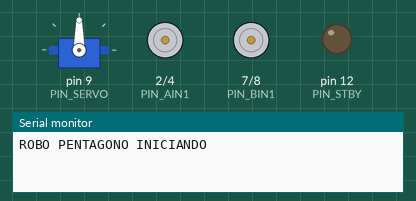
Simulated run of this sketch. Board: Arduino Uno, built with avr-gcc and run on an emulated ATmega328P. Parts: servo, motor-driver pin pairs drawn as motors (green arrow = first pin HIGH = forward, orange = second pin HIGH = backward, longer = more drive, scaled by the enable pin, stopped while the standby pin is LOW), output pins drawn as LEDs (lit = HIGH), the last lines printed to the serial monitor.

Above: at 0.1 s.
At 3.5 s:
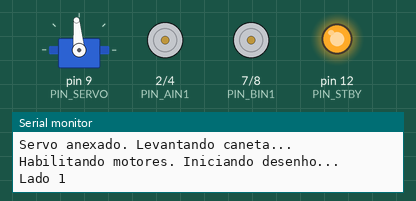
At 5.5 s:
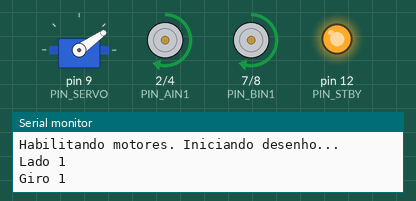
At 7.7 s:
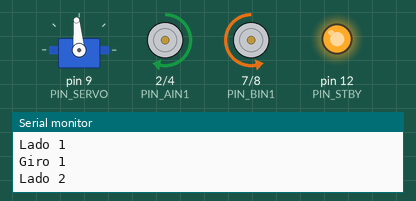
At 14.5 s:
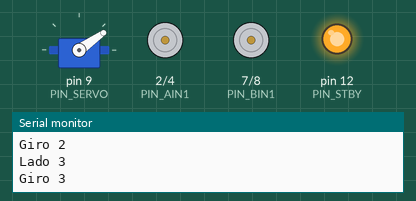
At 26.3 s:
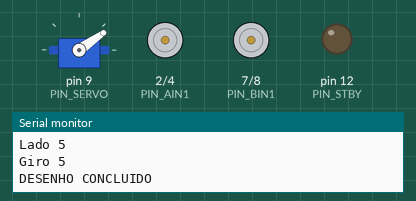
Timing chart, 0 to 27.8 s (numbered marks = the images above):
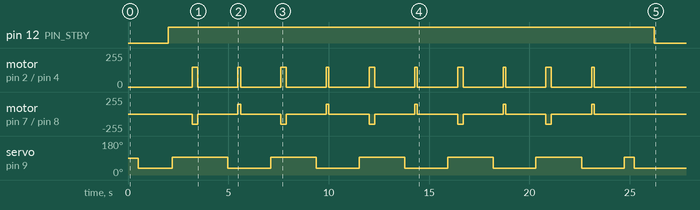

The sketch:

pentagon_clean.ino
```cpp
#include <Arduino.h>
#include <Servo.h>

const uint8_t PIN_AIN1 = 2;
const uint8_t PIN_AIN2 = 4;
const uint8_t PIN_PWMA = 5;

const uint8_t PIN_BIN1 = 7;
const uint8_t PIN_BIN2 = 8;
const uint8_t PIN_PWMB = 6;

const uint8_t PIN_STBY = 12;
const uint8_t PIN_SERVO = 9;

const float ROBOT_SPEED_MM_PER_S = 654.0f;
const uint8_t MOTOR_PWM_FORWARD = 180;
const uint8_t MOTOR_PWM_TURN = 180;

const uint8_t SERVO_DOWN_ANGLE = 95;
const uint8_t SERVO_UP_ANGLE = 35;

const uint16_t SERVO_SETTLE_MS = 1000;
const uint16_t MOTOR_SETTLE_MS = 1500;
const uint16_t SERVO_TURN_SETTLE_MS = 500;

const uint8_t NUM_SIDES = 5;
const float SIDE_LENGTH_MM = 180.0f;
const float TURN_ANGLE_DEG = 72.0f;

const uint16_t FORWARD_DURATION_MS = (uint16_t)((SIDE_LENGTH_MM / ROBOT_SPEED_MM_PER_S) * 1000.0f);
const uint16_t TURN_DURATION_MS = (uint16_t)(TURN_ANGLE_DEG * 1.816667f);

const int8_t MOTOR_A_DIRECTION = 1;
const int8_t MOTOR_B_DIRECTION = -1;

Servo penServo;

void setMotorA(int16_t speed) {
  speed *= MOTOR_A_DIRECTION;
  speed = constrain(speed, -150, 150);

  if (speed > 0) {
    digitalWrite(PIN_AIN1, HIGH);
    digitalWrite(PIN_AIN2, LOW);
    analogWrite(PIN_PWMA, speed);
  } else if (speed < 0) {
    digitalWrite(PIN_AIN1, LOW);
    digitalWrite(PIN_AIN2, HIGH);
    analogWrite(PIN_PWMA, -speed);
  } else {
    digitalWrite(PIN_AIN1, LOW);
    digitalWrite(PIN_AIN2, LOW);
    analogWrite(PIN_PWMA, 0);
  }
}

void setMotorB(int16_t speed) {
  speed *= MOTOR_B_DIRECTION;
  speed = constrain(speed, -150, 150);

  if (speed > 0) {
    digitalWrite(PIN_BIN1, HIGH);
    digitalWrite(PIN_BIN2, LOW);
    analogWrite(PIN_PWMB, speed);
  } else if (speed < 0) {
    digitalWrite(PIN_BIN1, LOW);
    digitalWrite(PIN_BIN2, HIGH);
    analogWrite(PIN_PWMB, -speed);
  } else {
    digitalWrite(PIN_BIN1, LOW);
    digitalWrite(PIN_BIN2, LOW);
    analogWrite(PIN_PWMB, 0);
  }
}

void stopMotors() {
  setMotorA(0);
  setMotorB(0);
}

void driveForward(uint16_t durationMs, uint8_t pwm) {
  setMotorA(pwm);
  setMotorB(pwm);
  delay(durationMs);
  stopMotors();
  delay(MOTOR_SETTLE_MS);
}

void turnRight(uint16_t durationMs, uint8_t pwm) {
  penServo.write(SERVO_UP_ANGLE);
  delay(SERVO_TURN_SETTLE_MS);

  setMotorA(pwm);
  setMotorB(-pwm);
  delay(durationMs);

  stopMotors();
  delay(MOTOR_SETTLE_MS);

  penServo.write(SERVO_DOWN_ANGLE);
  delay(SERVO_TURN_SETTLE_MS);
}

void lowerPen() {
  penServo.write(SERVO_DOWN_ANGLE);
  delay(SERVO_SETTLE_MS);
}

void raisePen() {
  penServo.write(SERVO_UP_ANGLE);
  delay(SERVO_SETTLE_MS);
}

void drawShapeOnce() {
  lowerPen();

  for (uint8_t i = 0; i < NUM_SIDES; i++) {
    Serial.print("Lado ");
    Serial.println(i + 1);

    driveForward(FORWARD_DURATION_MS, MOTOR_PWM_FORWARD);

    Serial.print("Giro ");
    Serial.println(i + 1);

    turnRight(TURN_DURATION_MS, MOTOR_PWM_TURN);
  }

  raisePen();
  stopMotors();
  digitalWrite(PIN_STBY, LOW);
}

void setup() {
  Serial.begin(9600);
  Serial.println("ROBO PENTAGONO INICIANDO");

  pinMode(PIN_AIN1, OUTPUT);
  pinMode(PIN_AIN2, OUTPUT);
  pinMode(PIN_PWMA, OUTPUT);

  pinMode(PIN_BIN1, OUTPUT);
  pinMode(PIN_BIN2, OUTPUT);
  pinMode(PIN_PWMB, OUTPUT);

  pinMode(PIN_STBY, OUTPUT);
  digitalWrite(PIN_STBY, LOW);
  stopMotors();

  penServo.attach(PIN_SERVO, 1000, 2000);
  delay(500);

  Serial.println("Servo anexado. Levantando caneta...");
  raisePen();

  delay(500);

  Serial.println("Habilitando motores. Iniciando desenho...");
  digitalWrite(PIN_STBY, HIGH);
  delay(200);

  drawShapeOnce();

  Serial.println("DESENHO CONCLUIDO");
}

void loop() {
  stopMotors();
  delay(1000);
}
```
